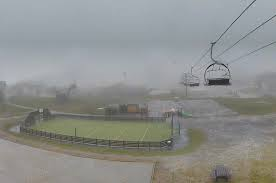
%> input picture Image_denoise_and_dehaze/images/fog.jfif, 276 x 183 px
$ octave main.m   (GNU Octave 9; MATLAB toolbox functions it lacks are replaced by stand-ins)
%> lines starting %> are read from the running program, lines starting %| are printed output that depends on the picture; in (x1, y1, x2, y2) boxes, pixels count from 0 and x2, y2 are one past the last pixel; in counts of white or black regions, pixels touching at a corner belong together; the program's own positions count from 1
clc
clear all
close all

[filename,pathname] = uigetfile({'*.*';'*.bmp';'*.tif';'*.gif';'*.png'},'Pick an Image File');
%> the answer given: ../../../images/fog.jfif
I = imread([pathname,filename]);
%> I is the input picture: size 183x276x3 uint8; mean R, G, B 141.4, 143.5, 141

Istrech = imadjust(I,stretchlim(I));
figure(2),imshow(Istrech)
title('Contrast stretched image')
%K = medfilt2(Istrech);
%figure(3),imshow(K)

%% Convert RGB image to gray
Io = rgb2gray(Istrech);
figure(3),imshow(Io,[])
title('RGB to gray (contrast stretched) ')
I = imresize(I,[200,200]);
%> I: size 200x200x3 uint8

gaussianFilter = fspecial('gaussian',20, 10);
img_filted = imfilter(Io, gaussianFilter,'symmetric');
figure
imshow(img_filted);
title('gaussianFilter Filted Image');
filted_edges = edge(img_filted, 'Canny');
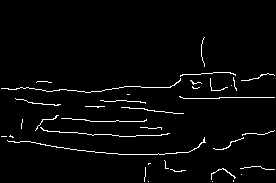
%> filted_edges: size 183x276 logical; 2.8% white in thin lines or dots, all inside (x1, y1, x2, y2) = (1, 37, 275, 182)
figure();
subplot(121);
imshow(filted_edges);
title('Edges found in filted image');
img_edges = edge(Io, 'Canny');
%> img_edges: size 183x276 logical; 8% white in thin lines or dots
subplot(122);
imshow(img_edges);
%% Apply median filter to smoothen the image
K = medfilt2(Io);
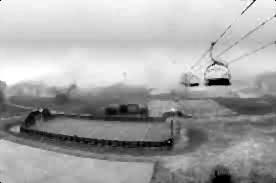
%> K: size 183x276 uint8; min 0, max 255, mean 166
figure(4),imshow(K)
title('median filter')

%MSE and PSNR measurement
[row, col] = size(I);
%> row = 200; col = 600
mse = sum(sum((I(1,1) - K(1,1)).^2)) / (row * col);
%> mse = 0.00213
psnr = 10 * log10(255 * 255 / mse);
%> psnr = 74.86

disp('<--------------- Median  filter  ---------------------------->');
disp('Mean Square Error ');
disp(mse);
%| 2.1250e-03
disp('Peak Signal to Noise Ratio');
disp(psnr);
%| 74.857
disp('<--------------------------------------------------------->');
imgID = 2;
HSV=rgb2hsv(I);
%> HSV: size 200x200x3 double; mean H, S, V 0.379, 0.0929, 0.58
figure,imshow(HSV),title('HSV COLOUR TRANSFORM IMAGE');
% %%SEPARATE THREE CHANNELS%%%
H=HSV(:,:,1);
S=HSV(:,:,2);
V=HSV(:,:,3);
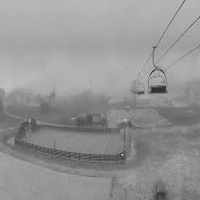
%> V: size 200x200 double; min 0.137, max 0.776, mean 0.58

figure,imshow(H),title('H-CHANNEL IMAGE');
figure,imshow(S),title('S-CHANNEL IMAGE');
figure,imshow(V),title('V-CHANNEL IMAGE');

figure,
subplot(1,3,1),imshow(H),title('H-CHANNEL');
subplot(1,3,2),imshow(S),title('S-CHANNEL');
subplot(1,3,3),imshow(V),title('V-CHANNEL');

% %% PERFORM RGB TO GRAY CONVERSION ON THE V-CHANNEL IMAGE%%%%
[m n o]=size(V);
%> m = 200; n = 200; o = 1
if o==3
    gray=rgb2gray(V);
else
    gray=V;
end
figure,imshow(gray);title('V- CHANNEL GRAY IMAGE');

ad=imadjust(gray);
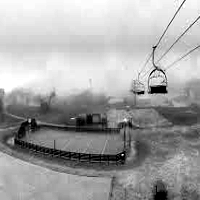
%> ad: size 200x200 double; min 0, max 1, mean 0.648
figure,imshow(ad);title('ADJUSTED GRAY IMAGE');
%
% %%%%TO PERFORM BINARY CONVERSION ON THE ADJUSTED GRAY IMAGE%%%%%
bw=im2bw(gray,0.5);
%> bw: size 200x200 logical; 77.2% white; 79 black regions (70 under 20 px), largest, box (x1, y1, x2, y2) and area: (0, 96, 200, 171) 6927, (113, 100, 200, 129) 1014, (148, 180, 200, 200) 558
figure,imshow(bw);title('BLACK AND WHITE IMAGE');
%
% % %%%%TAKE COMPLEMENT TO THE BLACK AND WHITE IMAGE %%%%
bw=imcomplement(bw);
figure,imshow(bw);title('COMPLEMENT IMAGE');
%
% %%%%TO PERFORM MORPHOLOGICAL OPERATIONS IN THE BW IMAGE%%%%
 %%FILL HOLES%%
bw=imfill(bw,'holes');
%> bw: size 200x200 logical; 27.5% white; 70 white regions (61 under 20 px), largest, box (x1, y1, x2, y2) and area: (0, 96, 200, 171) 8811, (113, 100, 200, 129) 1035, (148, 180, 200, 200) 562
figure,imshow(bw),title('EDGE BASED SEGMENTATION');
%  %%DILATE OPERATION%%%
SE=strel('square',3);
bw=imdilate(bw,SE);
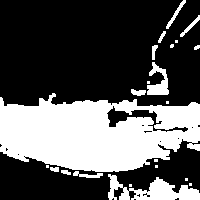
%> bw: size 200x200 logical; 33.7% white; 22 white regions (10 under 20 px), largest, box (x1, y1, x2, y2) and area: (0, 93, 200, 172) 11246, (108, 174, 200, 200) 1181, (147, 62, 169, 95) 380
figure,imshow(bw),title('DILATED IMAGE');
% img=rgb2gray(img); % convert to gray
Io=imtophat(Io,strel('disk',10));
figure,imshow(Io),title('First');
I2=imadjust(Io);
figure,imshow(I2),title('Second');
histogram(I2),title('Histogram');
%> after `title('Histogram')`:
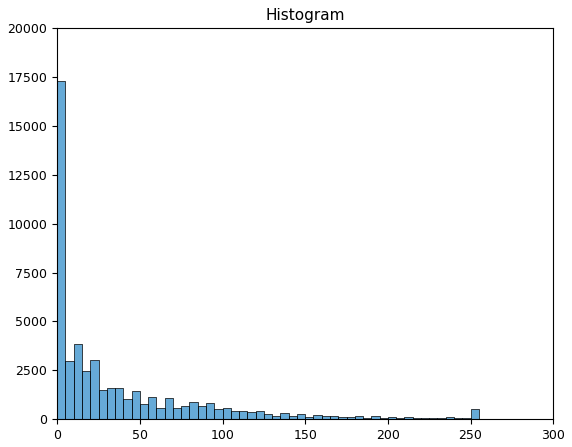
%> figure redrawn from the program's plot data; tallest bar 17275 high, from x = 0 to 5
  level=graythresh(I2); %threshold finding using ostut segemtation
%> level = 0.288
  BW=im2bw(I2,level);
%> BW: size 183x276 logical; 19.3% white; 259 white regions (229 under 20 px), largest, box (x1, y1, x2, y2) and area: (21, 99, 276, 143) 3567, (176, 0, 274, 98) 2785, (63, 150, 197, 183) 1012
  bw1=bwareaopen(BW,800);
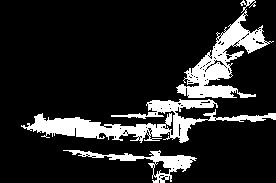
%> bw1: size 183x276 logical; 14.6% white; 3 white regions, box (x1, y1, x2, y2) and area: (21, 99, 276, 143) 3567, (176, 0, 274, 98) 2785, (63, 150, 197, 183) 1012
  figure,imshow(bw1),title('Black and White C-Cells');
%> (the run ends here)

$ run again, on Image_denoise_and_dehaze/images/images.jfif
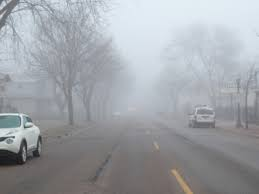
%> input picture Image_denoise_and_dehaze/images/images.jfif, 259 x 194 px
%> I is the input picture: size 194x259x3 uint8; mean R, G, B 158.9, 162.4, 167.3
%> I: size 200x200x3 uint8
%> filted_edges: size 194x259 logical; 2.3% white in thin lines or dots
%> img_edges: size 194x259 logical; 3.5% white in thin lines or dots
%> mse = 0.00213
%> psnr = 74.86
%| 2.1250e-03
%| 74.857
%> HSV: size 200x200x3 double; mean H, S, V 0.504, 0.0626, 0.661
%> `title('Histogram')`:
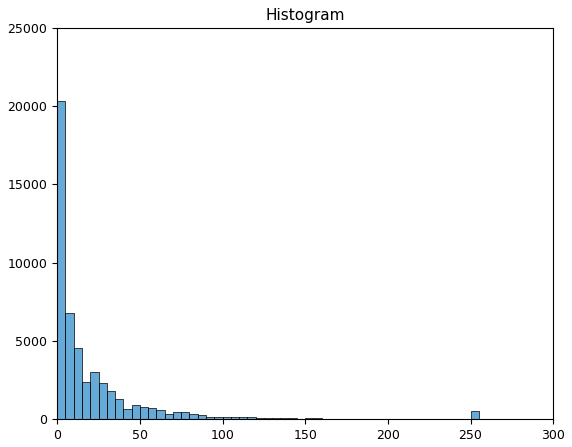
%> figure redrawn from the program's plot data; tallest bar 20338 high, from x = 0 to 5
%> level = 0.343
%> BW: size 194x259 logical; 4.8% white; 133 white regions (117 under 20 px), largest, box (x1, y1, x2, y2) and area: (0, 113, 40, 153) 928, (19, 0, 67, 18) 309, (172, 170, 193, 194) 118
%> `bw1=bwareaopen(BW,800);`:
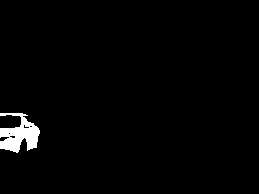
%> bw1: size 194x259 logical; 1.8% white; 1 white region, box (x1, y1, x2, y2) and area: (0, 113, 40, 153) 928

$ run again, on Image_denoise_and_dehaze/images/1.png
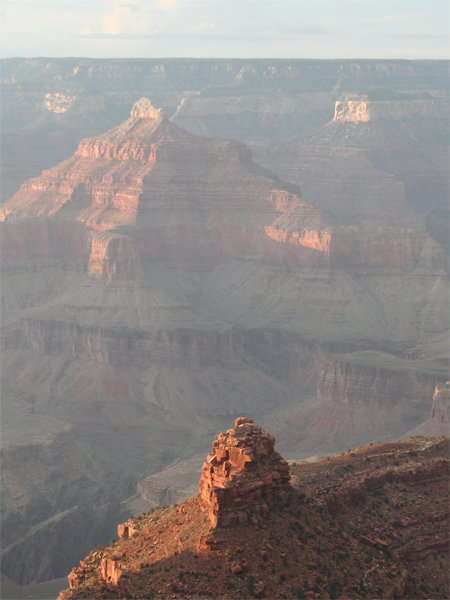
%> input picture Image_denoise_and_dehaze/images/1.png, 450 x 600 px
%> I is the input picture: size 600x450x3 uint8; mean R, G, B 141.2, 135.4, 133.7
%> I: size 200x200x3 uint8
%> filted_edges: size 600x450 logical; 1.4% white in thin lines or dots
%> img_edges: size 600x450 logical; 6.1% white in thin lines or dots
%> mse = 0.00213
%> psnr = 74.86
%| 2.1250e-03
%| 74.857
%> HSV: size 200x200x3 double; mean H, S, V 0.364, 0.101, 0.565
%> `title('Histogram')`:
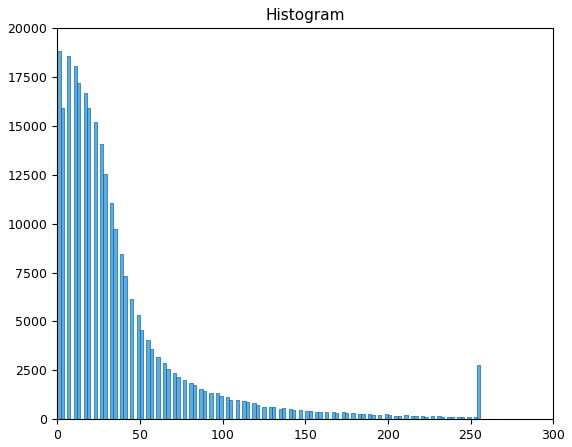
%> figure redrawn from the program's plot data; tallest bar 18830 high, from x = 0 to 2
%> level = 0.329
%> BW: size 600x450 logical; 10.4% white; 1195 white regions (1098 under 20 px), largest, box (x1, y1, x2, y2) and area: (53, 417, 268, 600) 11133, (305, 448, 450, 498) 1418, (357, 482, 444, 529) 1209
%> `bw1=bwareaopen(BW,800);`:
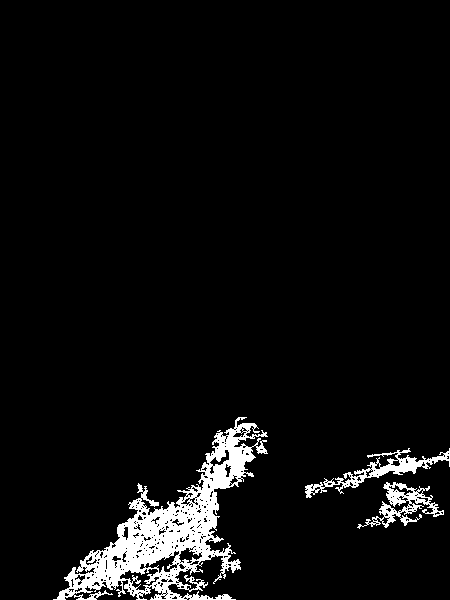
%> bw1: size 600x450 logical; 5.1% white; 3 white regions, box (x1, y1, x2, y2) and area: (53, 417, 268, 600) 11133, (305, 448, 450, 498) 1418, (357, 482, 444, 529) 1209
